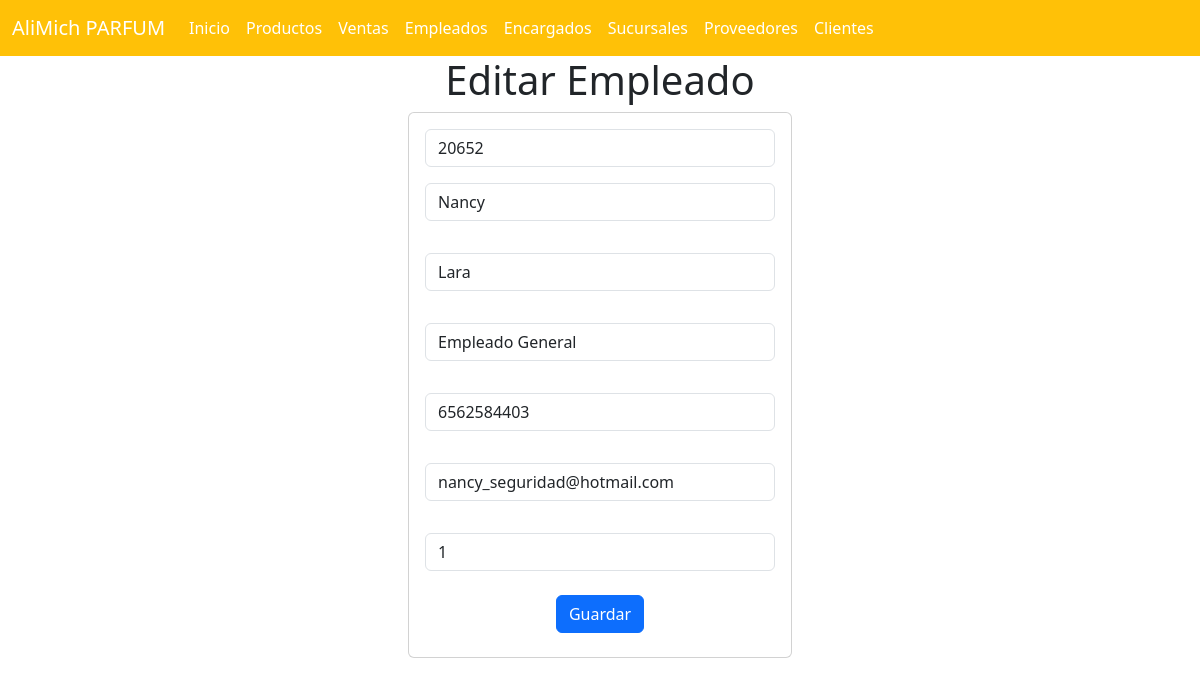
Screenshot of /empleado_app/seleccionarEmpleado/20652 with the database file from the repository.
### empleado_app/models.py (models this page shows, shortened)
class Empleado(models.Model):
    id = models.IntegerField(primary_key=True)
    nombre = models.CharField(max_length=255)
    apellido = models.CharField(max_length=255)
    cargo = models.CharField(max_length=255)
    telefono = models.IntegerField()
    correo = models.CharField(max_length=255)
    anios_experiencia = models.IntegerField()

### empleado_app/views.py (the view)
# urls.py: path("seleccionarEmpleado/<id>",views.seleccionarEmpleado,name="seleccionarEmpleado"),
def seleccionarEmpleado(request, id):
    empleado = Empleado.objects.get(id=id)
    return render(request, "editarEmpleados.html", {"misempleados": empleado})

### empleado_app/templates/editarEmpleados.html (shortened to what this page needs)
{% extends "base.html" %}
{% block cuerpo %}
<div class="row justify-content-center">
    <div class="col-sm-12 col-md-4 col-lg-4 col-xl-4">
        <h1>Editar Empleado</h1>
    <div class="card">
      <div class="card-body">
        <form action="{% url 'editarEmpleado' %}" method="POST">
          <div class="form-group">
            <input type="text" id="txtid" name="txtid" class="form-control" value="{{ misempleados.id }}" readonly required>
          </div>
          <div class="form-group py-3">
            <input type="text" id="txtnombre" name="txtnombre" class="form-control" value="{{ misempleados.nombre }}" maxlength="255" required>
          </div>
          <div class="form-group py-3">
            <input type="text" id="txtapellido" name="txtapellido" class="form-control" value="{{ misempleados.apellido }}" maxlength="255" required>
          </div>
          <div class="form-group py-3">
            <input type="text" id="txtcargo" name="txtcargo" class="form-control" value="{{ misempleados.cargo }}" maxlength="255" required>
          </div>
          <div class="form-group py-3">
            <input type="number" id="numtelefono" name="numtelefono" class="form-control" value="{{ misempleados.telefono }}" required>
          </div>
          <div class="form-group py-3">
            <input type="text" id="txtcorreo" name="txtcorreo" class="form-control" value="{{ misempleados.correo }}" maxlength="255" required>
          </div>
          <div class="form-group py-3">
            <input type="number" id="numanios_experiencia" name="numanios_experiencia" class="form-control" value="{{ misempleados.anios_experiencia }}" required>
          </div>
          <div class="form-group py-2">
            <button type="submit" class="btn btn-primary">Guardar</button>
          </div>
        </form>
      </div>
    </div>
  </div>
</div>
{% endblock %}

### rows the page displays
Empleado: txtid "20652", txtnombre "Nancy", txtapellido "Lara", txtcargo "Empleado General", numtelefono "6562584403", txtcorreo "nancy_seguridad@hotmail.com", numanios_experiencia "1"
